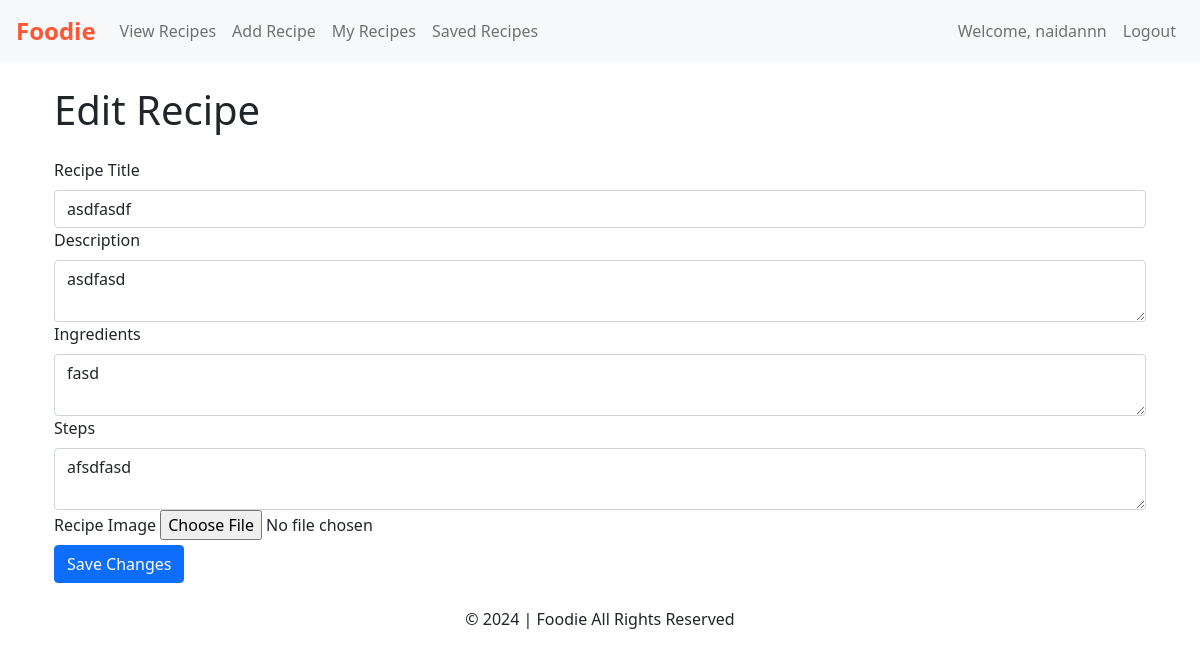
/edit_recipe/6 (signed in), run on the app's committed database.
### app/models.py (models this page shows, shortened)
class User(db.Model,UserMixin):
    __tablename__ = 'users'
    id = db.Column(db.Integer, primary_key=True, autoincrement=True)
    username = db.Column(db.String(50), nullable=False)
    email = db.Column(db.String(100), nullable=False)
    password_hash = db.Column(db.String(255))
    created_at = db.Column(db.DateTime, default=datetime.utcnow)
    recipes = db.relationship('Recipe', back_populates='author', cascade="all, delete-orphan")
    likes = db.relationship('Like', back_populates='user', cascade="all, delete-orphan")
    saved_recipes = db.relationship('SavedRecipe', back_populates='user', cascade="all, delete-orphan")

class Recipe(db.Model):
    __tablename__ = 'recipes'
    id = db.Column(db.Integer, primary_key=True, autoincrement=True)
    user_id = db.Column(db.Integer, db.ForeignKey('users.id'), nullable=False)
    author = db.relationship('User', back_populates='recipes')
    title = db.Column(db.String(100), nullable=False)
    description = db.Column(db.Text, nullable=False)
    ingredients = db.Column(db.Text, nullable=False)
    steps = db.Column(db.Text, nullable=False)
    image_url = db.Column(db.String(255))  # Optional, we can set a default picture if anythign
    created_at = db.Column(db.DateTime, default=datetime.utcnow)
    likes = db.relationship('Like', back_populates='recipe', cascade="all, delete-orphan")
    saved_by = db.relationship('SavedRecipe', back_populates='recipe', cascade="all, delete-orphan")

### app/views.py (the view, shortened to what this page needs)
@app.route('/edit_recipe/<int:recipe_id>', methods=['GET', 'POST'])
@login_required
def edit_recipe(recipe_id):
    recipe = Recipe.query.get_or_404(recipe_id)
    if recipe.user_id != current_user.id:
        flash('You are not authorized to edit this recipe.', 'danger')
        return redirect(url_for('my_recipes'))
    form = NewRecipeForm(obj=recipe)  # Pre-fill the form with the current recipe data
    return render_template('edit_recipe.html', form=form)

### app/forms.py
class NewRecipeForm(FlaskForm):
    title = StringField('Recipe Title', validators=[DataRequired(), Length(max=100)])
    description = TextAreaField('Description', validators=[DataRequired(), Length(max=500)])
    ingredients = TextAreaField('Ingredients', validators=[DataRequired()])
    steps = TextAreaField('Steps', validators=[DataRequired()])
    image = FileField('Recipe Image')  # Optional, can be handled separately in your Flask view
    submit = SubmitField('Add Recipe')

### app/views.py (called while the page is built)
@login_manager.user_loader
def load_user(user_id):
    return User.query.get(int(user_id))  # Assumes user_id is the primary key of User model

### app/templates/edit_recipe.html (shortened to what this page needs)
{% extends "base.html" %}
{% block content %}
<div class="container mt-4">
    <h1 class="mb-4">Edit Recipe</h1>
    <form method="POST" enctype="multipart/form-data">
        <div class="form-group">
            {{ form.title.label(class="form-label") }}
            {{ form.title(class="form-control") }}
        </div>
        <div class="form-group">
            {{ form.description.label(class="form-label") }}
            {{ form.description(class="form-control") }}
        </div>
        <div class="form-group">
            {{ form.ingredients.label(class="form-label") }}
            {{ form.ingredients(class="form-control") }}
        </div>
        <div class="form-group">
            {{ form.steps.label(class="form-label") }}
            {{ form.steps(class="form-control") }}
        </div>
        <div class="form-group">
            {{ form.image.label(class="form-label") }}
            {{ form.image(class="form-control-file") }}
        </div>
        <button type="submit" class="btn btn-primary">Save Changes</button>
    </form>
</div>
{% endblock %}

### app/templates/base.html (shortened to what this page needs)
<!DOCTYPE html>
<html lang="en">
<head>
    <link href="https://cdn.jsdelivr.net/npm/bootstrap@5.1.3/dist/css/bootstrap.min.css" rel="stylesheet">
    <link href="{{ url_for('static', filename='css/base.css') }}" rel="stylesheet">
</head>
<body>
    <nav class="navbar navbar-expand-lg navbar-light bg-light px-3">
      <a class="navbar-brand" href="/">Foodie</a>
      <div class="collapse navbar-collapse" id="navbarSupportedContent">
        <ul class="navbar-nav me-auto mb-2 mb-lg-0">
          <li class="nav-item">
            <a class="nav-link" href="/view_recipes">View Recipes</a>
          </li>
          {% if current_user.is_authenticated %}
          <li class="nav-item">
            <a class="nav-link" href="/add_recipe">Add Recipe</a>
          </li>
          <li class="nav-item">
            <a class="nav-link" href="/my_recipes">My Recipes</a>
          </li>
          <li class="nav-item">
            <a class="nav-link" href="/saved_recipes">Saved Recipes</a>
          </li>
          {% endif %}
        </ul>
        <ul class="navbar-nav ms-auto mb-2 mb-lg-0">
          {% if current_user.is_authenticated %}
          <li class="nav-item">
            <a class="nav-link" href="#">Welcome, {{ current_user.username }}</a>
          </li>
          <li class="nav-item">
            <a class="nav-link" href="/logout">Logout</a>
          </li>
          {% endif %}
        </ul>
      </div>
    </nav>
    <main class="container mt-4">
        {% block content %}{% endblock %}
    </main>
    <footer class="text-center mt-4">
        <p>&copy; 2024 | Foodie All Rights Reserved</p>
    </footer>
</body>
</html>

### app/static/css/base.css (style rules this page uses)
.navbar .navbar-brand { color: #ff5733; font-weight: bold; font-size: 1.5rem; }

### data on the page
User: username "naidannn"
Recipe: title "asdfasdf", description "asdfasd", ingredients "fasd", steps "afsdfasd"
